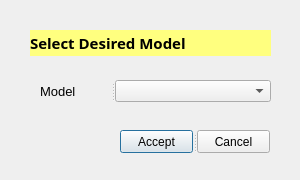
<?xml version="1.0" encoding="UTF-8"?>
<ui version="4.0">
 <class>Dialog_Model_Select</class>
 <widget class="QDialog" name="Dialog_Model_Select">
  <property name="geometry">
   <rect>
    <x>0</x>
    <y>0</y>
    <width>300</width>
    <height>180</height>
   </rect>
  </property>
  <property name="sizePolicy">
   <sizepolicy hsizetype="Fixed" vsizetype="Fixed">
    <horstretch>0</horstretch>
    <verstretch>0</verstretch>
   </sizepolicy>
  </property>
  <property name="minimumSize">
   <size>
    <width>300</width>
    <height>180</height>
   </size>
  </property>
  <property name="maximumSize">
   <size>
    <width>300</width>
    <height>180</height>
   </size>
  </property>
  <property name="windowTitle">
   <string>Dialog</string>
  </property>
  <widget class="QLabel" name="label_2">
   <property name="geometry">
    <rect>
     <x>30</x>
     <y>30</y>
     <width>241</width>
     <height>26</height>
    </rect>
   </property>
   <property name="palette">
    <palette>
     <active>
      <colorrole role="WindowText">
       <brush brushstyle="SolidPattern">
        <color alpha="255">
         <red>0</red>
         <green>0</green>
         <blue>0</blue>
        </color>
       </brush>
      </colorrole>
      <colorrole role="Button">
       <brush brushstyle="SolidPattern">
        <color alpha="255">
         <red>255</red>
         <green>255</green>
         <blue>127</blue>
        </color>
       </brush>
      </colorrole>
      <colorrole role="Light">
       <brush brushstyle="SolidPattern">
        <color alpha="255">
         <red>255</red>
         <green>255</green>
         <blue>255</blue>
        </color>
       </brush>
      </colorrole>
      <colorrole role="Midlight">
       <brush brushstyle="SolidPattern">
        <color alpha="255">
         <red>255</red>
         <green>255</green>
         <blue>191</blue>
        </color>
       </brush>
      </colorrole>
      <colorrole role="Dark">
       <brush brushstyle="SolidPattern">
        <color alpha="255">
         <red>127</red>
         <green>127</green>
         <blue>63</blue>
        </color>
       </brush>
      </colorrole>
      <colorrole role="Mid">
       <brush brushstyle="SolidPattern">
        <color alpha="255">
         <red>170</red>
         <green>170</green>
         <blue>84</blue>
        </color>
       </brush>
      </colorrole>
      <colorrole role="Text">
       <brush brushstyle="SolidPattern">
        <color alpha="255">
         <red>0</red>
         <green>0</green>
         <blue>0</blue>
        </color>
       </brush>
      </colorrole>
      <colorrole role="BrightText">
       <brush brushstyle="SolidPattern">
        <color alpha="255">
         <red>255</red>
         <green>255</green>
         <blue>255</blue>
        </color>
       </brush>
      </colorrole>
      <colorrole role="ButtonText">
       <brush brushstyle="SolidPattern">
        <color alpha="255">
         <red>0</red>
         <green>0</green>
         <blue>0</blue>
        </color>
       </brush>
      </colorrole>
      <colorrole role="Base">
       <brush brushstyle="SolidPattern">
        <color alpha="255">
         <red>255</red>
         <green>255</green>
         <blue>255</blue>
        </color>
       </brush>
      </colorrole>
      <colorrole role="Window">
       <brush brushstyle="SolidPattern">
        <color alpha="255">
         <red>255</red>
         <green>255</green>
         <blue>127</blue>
        </color>
       </brush>
      </colorrole>
      <colorrole role="Shadow">
       <brush brushstyle="SolidPattern">
        <color alpha="255">
         <red>0</red>
         <green>0</green>
         <blue>0</blue>
        </color>
       </brush>
      </colorrole>
      <colorrole role="AlternateBase">
       <brush brushstyle="SolidPattern">
        <color alpha="255">
         <red>255</red>
         <green>255</green>
         <blue>191</blue>
        </color>
       </brush>
      </colorrole>
      <colorrole role="ToolTipBase">
       <brush brushstyle="SolidPattern">
        <color alpha="255">
         <red>255</red>
         <green>255</green>
         <blue>220</blue>
        </color>
       </brush>
      </colorrole>
      <colorrole role="ToolTipText">
       <brush brushstyle="SolidPattern">
        <color alpha="255">
         <red>0</red>
         <green>0</green>
         <blue>0</blue>
        </color>
       </brush>
      </colorrole>
     </active>
     <inactive>
      <colorrole role="WindowText">
       <brush brushstyle="SolidPattern">
        <color alpha="255">
         <red>0</red>
         <green>0</green>
         <blue>0</blue>
        </color>
       </brush>
      </colorrole>
      <colorrole role="Button">
       <brush brushstyle="SolidPattern">
        <color alpha="255">
         <red>255</red>
         <green>255</green>
         <blue>127</blue>
        </color>
       </brush>
      </colorrole>
      <colorrole role="Light">
       <brush brushstyle="SolidPattern">
        <color alpha="255">
         <red>255</red>
         <green>255</green>
         <blue>255</blue>
        </color>
       </brush>
      </colorrole>
      <colorrole role="Midlight">
       <brush brushstyle="SolidPattern">
        <color alpha="255">
         <red>255</red>
         <green>255</green>
         <blue>191</blue>
        </color>
       </brush>
      </colorrole>
      <colorrole role="Dark">
       <brush brushstyle="SolidPattern">
        <color alpha="255">
         <red>127</red>
         <green>127</green>
         <blue>63</blue>
        </color>
       </brush>
      </colorrole>
      <colorrole role="Mid">
       <brush brushstyle="SolidPattern">
        <color alpha="255">
         <red>170</red>
         <green>170</green>
         <blue>84</blue>
        </color>
       </brush>
      </colorrole>
      <colorrole role="Text">
       <brush brushstyle="SolidPattern">
        <color alpha="255">
         <red>0</red>
         <green>0</green>
         <blue>0</blue>
        </color>
       </brush>
      </colorrole>
      <colorrole role="BrightText">
       <brush brushstyle="SolidPattern">
        <color alpha="255">
         <red>255</red>
         <green>255</green>
         <blue>255</blue>
        </color>
       </brush>
      </colorrole>
      <colorrole role="ButtonText">
       <brush brushstyle="SolidPattern">
        <color alpha="255">
         <red>0</red>
         <green>0</green>
         <blue>0</blue>
        </color>
       </brush>
      </colorrole>
      <colorrole role="Base">
       <brush brushstyle="SolidPattern">
        <color alpha="255">
         <red>255</red>
         <green>255</green>
         <blue>255</blue>
        </color>
       </brush>
      </colorrole>
      <colorrole role="Window">
       <brush brushstyle="SolidPattern">
        <color alpha="255">
         <red>255</red>
         <green>255</green>
         <blue>127</blue>
        </color>
       </brush>
      </colorrole>
      <colorrole role="Shadow">
       <brush brushstyle="SolidPattern">
        <color alpha="255">
         <red>0</red>
         <green>0</green>
         <blue>0</blue>
        </color>
       </brush>
      </colorrole>
      <colorrole role="AlternateBase">
       <brush brushstyle="SolidPattern">
        <color alpha="255">
         <red>255</red>
         <green>255</green>
         <blue>191</blue>
        </color>
       </brush>
      </colorrole>
      <colorrole role="ToolTipBase">
       <brush brushstyle="SolidPattern">
        <color alpha="255">
         <red>255</red>
         <green>255</green>
         <blue>220</blue>
        </color>
       </brush>
      </colorrole>
      <colorrole role="ToolTipText">
       <brush brushstyle="SolidPattern">
        <color alpha="255">
         <red>0</red>
         <green>0</green>
         <blue>0</blue>
        </color>
       </brush>
      </colorrole>
     </inactive>
     <disabled>
      <colorrole role="WindowText">
       <brush brushstyle="SolidPattern">
        <color alpha="255">
         <red>127</red>
         <green>127</green>
         <blue>63</blue>
        </color>
       </brush>
      </colorrole>
      <colorrole role="Button">
       <brush brushstyle="SolidPattern">
        <color alpha="255">
         <red>255</red>
         <green>255</green>
         <blue>127</blue>
        </color>
       </brush>
      </colorrole>
      <colorrole role="Light">
       <brush brushstyle="SolidPattern">
        <color alpha="255">
         <red>255</red>
         <green>255</green>
         <blue>255</blue>
        </color>
       </brush>
      </colorrole>
      <colorrole role="Midlight">
       <brush brushstyle="SolidPattern">
        <color alpha="255">
         <red>255</red>
         <green>255</green>
         <blue>191</blue>
        </color>
       </brush>
      </colorrole>
      <colorrole role="Dark">
       <brush brushstyle="SolidPattern">
        <color alpha="255">
         <red>127</red>
         <green>127</green>
         <blue>63</blue>
        </color>
       </brush>
      </colorrole>
      <colorrole role="Mid">
       <brush brushstyle="SolidPattern">
        <color alpha="255">
         <red>170</red>
         <green>170</green>
         <blue>84</blue>
        </color>
       </brush>
      </colorrole>
      <colorrole role="Text">
       <brush brushstyle="SolidPattern">
        <color alpha="255">
         <red>127</red>
         <green>127</green>
         <blue>63</blue>
        </color>
       </brush>
      </colorrole>
      <colorrole role="BrightText">
       <brush brushstyle="SolidPattern">
        <color alpha="255">
         <red>255</red>
         <green>255</green>
         <blue>255</blue>
        </color>
       </brush>
      </colorrole>
      <colorrole role="ButtonText">
       <brush brushstyle="SolidPattern">
        <color alpha="255">
         <red>127</red>
         <green>127</green>
         <blue>63</blue>
        </color>
       </brush>
      </colorrole>
      <colorrole role="Base">
       <brush brushstyle="SolidPattern">
        <color alpha="255">
         <red>255</red>
         <green>255</green>
         <blue>127</blue>
        </color>
       </brush>
      </colorrole>
      <colorrole role="Window">
       <brush brushstyle="SolidPattern">
        <color alpha="255">
         <red>255</red>
         <green>255</green>
         <blue>127</blue>
        </color>
       </brush>
      </colorrole>
      <colorrole role="Shadow">
       <brush brushstyle="SolidPattern">
        <color alpha="255">
         <red>0</red>
         <green>0</green>
         <blue>0</blue>
        </color>
       </brush>
      </colorrole>
      <colorrole role="AlternateBase">
       <brush brushstyle="SolidPattern">
        <color alpha="255">
         <red>255</red>
         <green>255</green>
         <blue>127</blue>
        </color>
       </brush>
      </colorrole>
      <colorrole role="ToolTipBase">
       <brush brushstyle="SolidPattern">
        <color alpha="255">
         <red>255</red>
         <green>255</green>
         <blue>220</blue>
        </color>
       </brush>
      </colorrole>
      <colorrole role="ToolTipText">
       <brush brushstyle="SolidPattern">
        <color alpha="255">
         <red>0</red>
         <green>0</green>
         <blue>0</blue>
        </color>
       </brush>
      </colorrole>
     </disabled>
    </palette>
   </property>
   <property name="font">
    <font>
     <family>Segoe Print</family>
     <pointsize>11</pointsize>
     <weight>75</weight>
     <italic>false</italic>
     <bold>true</bold>
     <underline>false</underline>
     <stylestrategy>PreferDefault</stylestrategy>
     <kerning>true</kerning>
    </font>
   </property>
   <property name="autoFillBackground">
    <bool>true</bool>
   </property>
   <property name="text">
    <string>Select Desired Model</string>
   </property>
  </widget>
  <widget class="QSplitter" name="splitter">
   <property name="geometry">
    <rect>
     <x>120</x>
     <y>130</y>
     <width>150</width>
     <height>23</height>
    </rect>
   </property>
   <property name="orientation">
    <enum>Qt::Horizontal</enum>
   </property>
   <widget class="QPushButton" name="btn_accept">
    <property name="font">
     <font>
      <pointsize>9</pointsize>
     </font>
    </property>
    <property name="text">
     <string>Accept</string>
    </property>
   </widget>
   <widget class="QPushButton" name="btn_cancel">
    <property name="font">
     <font>
      <pointsize>9</pointsize>
     </font>
    </property>
    <property name="text">
     <string>Cancel</string>
    </property>
   </widget>
  </widget>
  <widget class="QSplitter" name="splitter_2">
   <property name="geometry">
    <rect>
     <x>40</x>
     <y>80</y>
     <width>231</width>
     <height>22</height>
    </rect>
   </property>
   <property name="orientation">
    <enum>Qt::Horizontal</enum>
   </property>
   <widget class="QLabel" name="label_01">
    <property name="font">
     <font>
      <pointsize>10</pointsize>
     </font>
    </property>
    <property name="text">
     <string>Model</string>
    </property>
   </widget>
   <widget class="QComboBox" name="cbx_model">
    <property name="font">
     <font>
      <pointsize>10</pointsize>
     </font>
    </property>
   </widget>
  </widget>
 </widget>
 <resources/>
 <connections/>
</ui>
